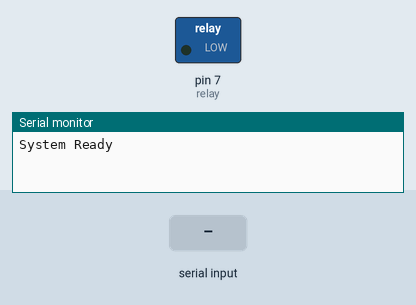
Simulated run of this sketch. Board: Arduino Uno, built with avr-gcc and run on an emulated ATmega328P. Shown: switched loads named in the sketch (green lamp = pin HIGH), the last lines printed to the serial monitor. Inputs (shaded band) come from the test bench.

Above: at 8.2 s.
8.3 s: "ON\n" received over Serial
At 8.9 s:
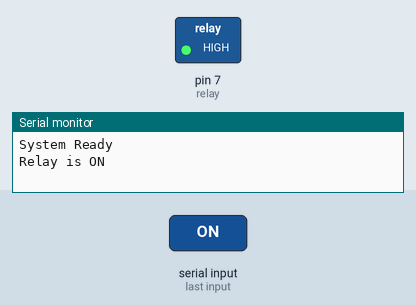
15.8 s: "OFF\n" received over Serial
At 17.0 s:
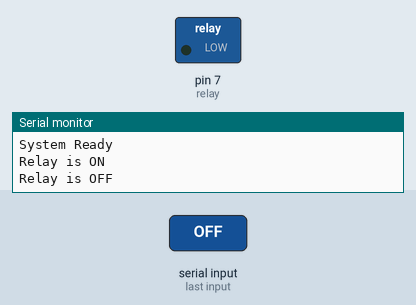
Timing chart, 0 to 18.8 s (numbered marks = the images above; inputs shaded):
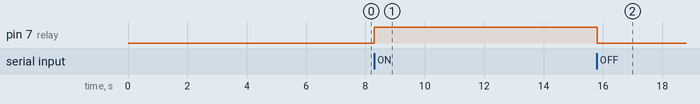

The sketch:

serial2.ino
```cpp
#include <SoftwareSerial.h>
SoftwareSerial sim(10, 11);  // RX, TX for GSM module
int relay = 7;  // Pin for controlling the relay
String phoneNumber; // Store phone number
String message; // Store SMS message
String _buffer;
int _timeout;

void setup() {
  Serial.begin(9600);
  pinMode(relay, OUTPUT);  // Set relay pin as output
  digitalWrite(relay, LOW); // Ensure relay is off initially
  _buffer.reserve(50);
  sim.begin(9600);  // Start the GSM module communication
  delay(7000);  // Wait for the GSM module to connect to the network
  Serial.println("System Ready");
}

void loop() {
  if (Serial.available() > 0) {
    String command = Serial.readStringUntil('\n');  // Read the incoming serial command

    if (command.startsWith("SMS:")) {
      int firstColon = command.indexOf(':');
      int secondColon = command.indexOf(':', firstColon + 1);

      phoneNumber = command.substring(firstColon + 1, secondColon);  // Extract phone number
      message = command.substring(secondColon + 1);  // Extract the SMS message
      SendMessage(phoneNumber, message);  // Send the message
    } else if (command == "ON") {
      digitalWrite(relay, HIGH);  // Turn the relay ON
      Serial.println("Relay is ON");
    } else if (command == "OFF") {
      digitalWrite(relay, LOW);  // Turn the relay OFF
      Serial.println("Relay is OFF");
    } else {
      Serial.println("Invalid command. Type 'ON', 'OFF', or 'SMS:<number>:<message>'.");
    }
  }

  if (sim.available() > 0) {
    Serial.write(sim.read());  // Print any GSM module output to Serial for debugging
  }
}

void SendMessage(String number, String message) {
  Serial.println("Sending SMS...");
  sim.println("AT+CMGF=1");  // Set GSM module to text mode
  delay(200);
  sim.println("AT+CMGS=\"" + number + "\"\r");  // Set the recipient's number
  delay(200);
  sim.println(message);  // Send the actual SMS message
  delay(100);
  sim.println((char)26);  // Send CTRL+Z to indicate the end of the message
  delay(2000);
  _buffer = _readSerial();
  Serial.println(_buffer);  // Print the response from the GSM module for debugging
}

String _readSerial() {
  _timeout = 0;
  while (!sim.available() && _timeout < 12000) {
    delay(13);
    _timeout++;
  }
  if (sim.available()) {
    return sim.readString();  // Read the available data from the GSM module
  }
  return "Timeout: No response";
}
```

Measured:
- after the input at 8.3 s, pin 7 (relay): LOW → HIGH at once
- after the input at 15.8 s, pin 7 (relay): HIGH → LOW at once
